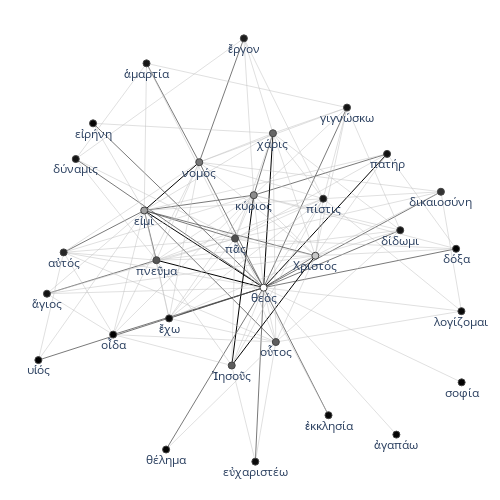

Source (notebook cell):
### Code cell
fig = textnet.draw_2d_network(ego_network)
fig.show()

### Figure 1 — Plotly figure (JSON) as saved in the notebook; plotly's stock layout.template omitted (floating-point values rounded to 4 significant figures; data arrays with more than 128 entries replaced by an {"elided": "..."} marker saying what was removed)
{"data": [{"line": {"color": "#000000", "width": 1}, "mode": "lines", "type": "scatter", "x": [0.2319, -0.06663, null, -0.06663, 0.01197, null, -0.3791, 0.04705, null, -0.3791, -0.1826, null, 0.04705, 0.08047, null, 0.04705, 0.4879, null, 0.04705, -0.3356, null], "y": [0.007495, -0.4935, null, -0.4935, 0.284, null, 0.2142, -0.1382, null, 0.2142, 0.4347, null, -0.1382, 0.5669, null, -0.1382, 0.4726, null, -0.1382, -0.01269, null]}, {"line": {"color": "#404040", "width": 0.7}, "mode": "lines", "type": "scatter", "x": [0.2319, 0.04705, null, 0.2319, -0.3791, null, 0.01197, 0.4879, null, 0.01197, -0.3791, null, 0.01197, 0.08047, null, -0.3791, -0.6668, null, -0.3791, 0.09074, null, -0.3791, -0.05478, null, -0.3791, -0.3356, null, 0.04705, -0.5618, null, 0.04705, 0.6802, null, 0.04705, -0.05478, null, 0.04705, -0.49, null, 0.04705, -0.757, null, 0.04705, -0.6235, null, 0.04705, -0.301, null, 0.04705, -0.2902, null, 0.04705, 0.535, null, 0.04705, 0.01757, null, 0.04705, 0.3449, null, 0.04705, -0.1826, null, 0.04705, 0.7343, null, 0.04705, 0.2789, null, -0.1826, -0.02327, null, -0.1826, -0.3709, null, -0.3356, -0.7264, null], "y": [0.007495, -0.1382, null, 0.007495, 0.2142, null, 0.284, 0.4726, null, 0.284, 0.2142, null, 0.284, 0.5669, null, 0.2142, 0.0229, null, 0.2142, -0.3864, null, 0.2142, 0.08596, null, 0.2142, -0.01269, null, -0.1382, 0.6121, null, -0.1382, 0.2997, null, -0.1382, 0.08596, null, -0.1382, -0.3524, null, -0.1382, -0.4689, null, -0.1382, 0.4492, null, -0.1382, -0.8771, null, -0.1382, -0.2785, null, -0.1382, 0.1243, null, -0.1382, -0.9324, null, -0.1382, 0.684, null, -0.1382, 0.4347, null, -0.1382, 0.03931, null, -0.1382, -0.7205, null, 0.4347, 1, null, 0.4347, 0.8859, null, -0.01269, -0.1657, null]}, {"line": {"color": "#C0C0C0", "width": 0.5}, "mode": "lines", "type": "scatter", "x": {"elided": "297 float values"}, "y": {"elided": "297 float values"}}, {"hoverinfo": "text", "hovertext": ["115", "52", "81", "92", "169", "57", "14", "68", "48", "6", "20", "25", "14", "53", "31", "44", "4", "4", "15", "6", "10", "16", "15", "10", "15", "4", "8", "16", "6", "5", "9"], "marker": {"color": [115, 52, 81, 92, 169, 57, 14, 68, 48, 6, 20, 25, 14, 53, 31, 44, 4, 4, 15, 6, 10, 16, 15, 10, 15, 4, 8, 16, 6, 5, 9], "colorbar": {"thickness": 15, "title": {"side": "right", "text": "degree"}, "xanchor": "left"}, "colorscale": [[0, "rgb(255,255,255)"], [0.125, "rgb(240,240,240)"], [0.25, "rgb(217,217,217)"], [0.375, "rgb(189,189,189)"], [0.5, "rgb(150,150,150)"], [0.625, "rgb(115,115,115)"], [0.75, "rgb(82,82,82)"], [0.875, "rgb(37,37,37)"], [1, "rgb(0,0,0)"]], "line": {"width": 1}, "reversescale": true, "showscale": false, "size": 7}, "mode": "markers+text", "text": ["Χριστός", "Ἰησοῦς", "κύριος", "εἰμί", "θεός", "χάρις", "πατήρ", "νομός", "πνεῦμα", "εἰρήνη", "ἔργον", "αὐτός", "ἅγιος", "οὗτος", "δικαιοσύνη", "πᾶς", "οἶδα", "υἱός", "δύναμις", "θέλημα", "ἔχω", "ἁμαρτία", "δίδωμι", "εὐχαριστέω", "γιγνώσκω", "δόξα", "ἐκκλησία", "πίστις", "ἀγαπάω", "σοφία", "λογίζομαι"], "textposition": "bottom center", "type": "scatter", "x": [0.2319, -0.06663, 0.01197, -0.3791, 0.04705, 0.08047, 0.4879, -0.1826, -0.3356, -0.5618, -0.02327, -0.6668, -0.7264, 0.09074, 0.6802, -0.05478, -0.49, -0.757, -0.6235, -0.301, -0.2902, -0.3709, 0.535, 0.01757, 0.3449, 0.7343, 0.2789, 0.26, 0.5212, 0.7541, 0.7534], "y": [0.007495, -0.4935, 0.284, 0.2142, -0.1382, 0.5669, 0.4726, 0.4347, -0.01269, 0.6121, 1, 0.0229, -0.1657, -0.3864, 0.2997, 0.08596, -0.3524, -0.4689, 0.4492, -0.8771, -0.2785, 0.8859, 0.1243, -0.9324, 0.684, 0.03931, -0.7205, 0.2681, -0.8091, -0.5706, -0.2454]}, {"hoverinfo": "text", "marker": {"opacity": 0}, "mode": "markers", "opacity": 0, "text": {"elided": "132 str values"}, "type": "scatter", "x": {"elided": "132 float values"}, "y": {"elided": "132 float values"}}], "layout": {"autosize": false, "height": 500, "hovermode": "closest", "margin": {"b": 10, "l": 10, "r": 10, "t": 10}, "plot_bgcolor": "rgba(0,0,0,0)", "showlegend": false, "title": {"font": {"size": 16}}, "width": 500, "xaxis": {"showgrid": false, "showticklabels": false, "zeroline": false}, "yaxis": {"showgrid": false, "showticklabels": false, "zeroline": false}}}
